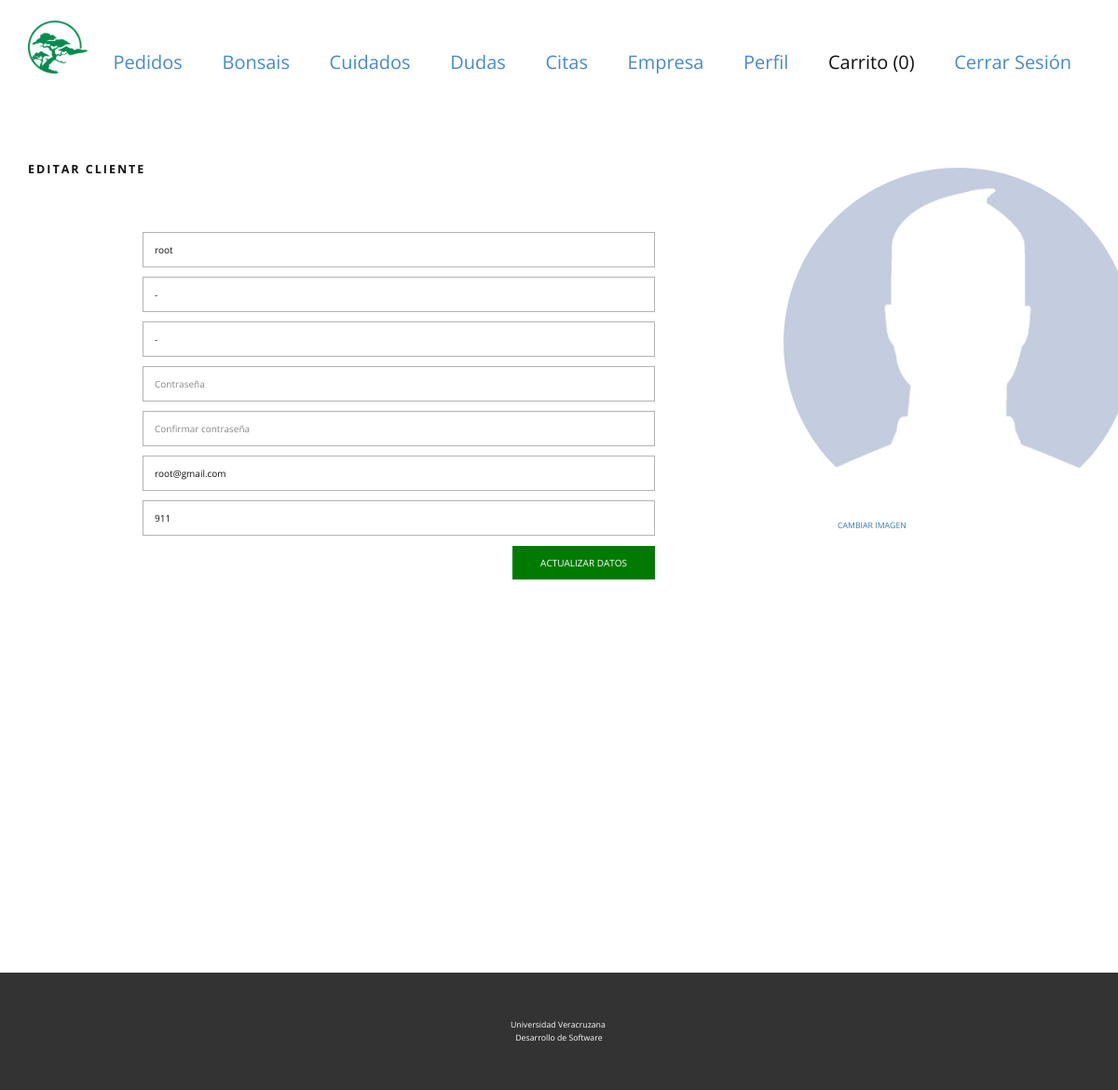
/app/vista/editarCliente.php?id_cliente=2 (signed in), run on the app's committed database.
### tables this page shows
CREATE TABLE `cliente` (
  `id_cliente` int(5) NOT NULL,
  `nombre` varchar(100) NOT NULL,
  `apellidoPaterno` varchar(100) NOT NULL,
  `apellidoMaterno` varchar(100) NOT NULL,
  `correo` varchar(100) NOT NULL,
  `contrasena` varchar(64) NOT NULL,
  `numTelefono` varchar(10) NOT NULL,
  `imagenPerfil` varchar(300) NOT NULL
);

### app/modelo/cliente.php (called while the page is built, shortened)
<?php
class Cliente {
    public static function buscarCliente($id_cliente) {
        $mysqli = new mysqli(DB_SERVER, DB_USERNAME, DB_PASSWORD, DB_DATABASE);
        $cliente = null;
        $sql = "SELECT * FROM cliente WHERE id_cliente=?";
        $stmt = $mysqli->prepare($sql);
        if($stmt) {
            $stmt->bind_param("i", $id_cliente);
            if($stmt->execute()) {
                $result = $stmt->get_result();
                if($result->num_rows == 1) {
                    $row = $result->fetch_array(MYSQLI_ASSOC);
                    $cliente = new Cliente();
                    $cliente->id_cliente=$row["id_cliente"];
                    $cliente->nombre=$row["nombre"];
                    $cliente->apellidoPaterno=$row["apellidoPaterno"];
                    $cliente->apellidoMaterno=$row["apellidoMaterno"];
                    $cliente->correo=$row["correo"];
                    $cliente->numTelefono=$row["numTelefono"];
                    $cliente->imagenPerfil=$row["imagenPerfil"];
                    $cliente->contrasena=$row["contrasena"];
                }
            }
        }
        return $cliente;
    }
}

### app/vista/editarCliente.php (the view, shortened to what this page needs)
<?php
if (isset($_GET['id_cliente']) && is_numeric($_GET['id_cliente'])) {
    require_once "../modelo/cliente.php";
    $cliente = Cliente::buscarCliente($_GET['id_cliente']);
} else {
    header("location: ../../index.php");
    exit();
}
?>
<!DOCTYPE html>
<html style="font-size: 16px;">
<head>
    <link rel="stylesheet" href="<?php echo URL_CSS?>registrarCliente.css" media="screen">
    <link rel="stylesheet" href="<?php echo URL_CSS?>nicepage.css" media="screen">
    <link rel="stylesheet" href="<?php echo URL_CSS?>Iniciar-Sesión.css" media="screen">
    <link rel="stylesheet" type="text/css" href="<?php echo URL_CSS?>style.css">
    <link rel="stylesheet" type="text/css" href="<?php echo URL_CSS?>bootstrap.css">
</head>
<body data-home-page="Iniciar-Sesión.html" data-home-page-title="Iniciar Sesión" class="u-body">
    <?php
    require_once URL_PLANTILLA."menuCliente.php";
    ?>
    <div>
        <section class="u-clearfix u-section-1" id="sec-0b39">
            <div class="u-clearfix u-sheet u-sheet-1">
                <h1 class="u-text u-text-default u-text-1">Editar Cliente</h1>
                <div class="u-form u-form-1">
                    <form enctype="multipart/form-data" action="<?php echo URL_CONTROLADORES?>editarCliente.php" method="post" class="u-clearfix u-form-spacing-10 u-form-vertical u-inner-form"
                        style="padding: 10px" source="custom" name="form">
                        <div class="u-form-group u-form-name">
                            <input value="<?php echo $cliente->nombre?>" type="text" placeholder="Nombre" id="nombre" name="nombre"
                                class="u-border-1 u-border-grey-30 u-input u-input-rectangle u-white" required="">
                        </div>
                        <div class="u-form-group u-form-name u-form-group-2">
                            <input value="<?php echo $cliente->apellidoPaterno?>" type="text" placeholder="Apellido Paterno" id="apellidoPeterno" name="apellidoPaterno"
                                class="u-border-1 u-border-grey-30 u-input u-input-rectangle u-white" required="">
                        </div>
                        <div class="u-form-group u-form-name u-form-group-3">
                            <input value="<?php echo $cliente->apellidoMaterno?>" type="text" placeholder="Apellido Materno" id="apellidoMaterno" name="apellidoMaterno"
                                class="u-border-1 u-border-grey-30 u-input u-input-rectangle u-white" required="">
                        </div>
                        <div class="u-form-group u-form-group-4">
                            <input type="password" placeholder="Contraseña" id="contrasena" name="contrasena"
                                class="u-border-1 u-border-grey-30 u-input u-input-rectangle u-white">
                        </div>
                        <div class="u-form-group u-form-group-5">
                            <input type="password" placeholder="Confirmar contraseña" id="confirmarContrasena"
                                name="confirmarContrasena" class="u-border-1 u-border-grey-30 u-input u-input-rectangle u-white">
                        </div>
                        <div class="u-form-email u-form-group">
                            <input value="<?php echo $cliente->correo?>" type="email" placeholder="Correo" id="correo" name="correo"
                                class="u-border-1 u-border-grey-30 u-input u-input-rectangle u-white" required="">
                        </div>
                        <div class="u-form-group u-form-group-7">
                            <input value="<?php echo $cliente->numTelefono?>" type="text" placeholder="Teléfono" id="telefono" name="telefono"
                                class="u-border-1 u-border-grey-30 u-input u-input-rectangle u-white" required="">
                        </div>
                        <div class="u-align-right u-form-group u-form-submit">
                            <a href="#" class="boton-verde u-btn u-btn-submit u-button-style u-btn-1">ACTUALIZAR DATOS<br>
                            </a>
                        </div>
                    </form>
                </div>
                <div alt="" class="u-image-registrar u-image-perfil u-image u-image-circle" style="background-image: url('/<?php echo $cliente->imagenPerfil?>');" data-image-width="1280" data-image-height="854">
                </div>
                <a class="select-bottom u-text u-text-registrar">CAMBIAR IMAGEN</a>
            </div>
        </section>
    </div>
    <footer class="u-align-center u-clearfix u-footer u-grey-80 u-footer" id="sec-712f">
        <div class="u-clearfix u-sheet u-sheet-1">
            <p class="u-small-text u-text u-text-variant u-text-1">Universidad Veracruzana&nbsp;<br>Desarrollo de
                Software
            </p>
        </div>
    </footer>
</body>
</html>

### publico/css/registrarCliente.css (style rules this page uses)
.select-bottom { cursor: pointer; text-align: center; }
.boton-verde { background-color: #007b00 !important; color: #fff !important; }
.u-section-1 .u-sheet-1 { min-height: 737px; }
.u-section-1 .u-text-1 { margin: 66px auto 0; }
.u-section-1 .u-form-1 { height: 313px; margin: 50px 457px 0 113px; }
.u-section-1 .u-form-group-2 { margin-left: 0; }
.u-section-1 .u-form-group-3 { margin-left: 0; }
.u-section-1 .u-form-group-4 { margin-left: 0; }
.u-section-1 .u-form-group-5 { margin-left: 0; }
.u-section-1 .u-form-group-7 { margin-left: 0; }
.u-section-1 .u-btn-1 { background-image: none; border-style: none; }
.u-section-1 .u-image-registrar { width: 375px; height: 375px; background-image: url("../imagenes/perfil.jpg"); background-position: 50% 50%; margin: -453px -46px 0 auto; }
.u-section-1 .u-text-registrar { font-size: 0.875rem; margin: -56px 0 60px 869px; }

### publico/css/Iniciar-Sesión.css (style rules this page uses)
.u-section-1 { background-image: none; min-height: 935px; }
.u-section-1 .u-text-1 { text-transform: uppercase; letter-spacing: 2px; margin-left: 0; margin-right: 0; margin-bottom: 0; font-size: 1.25rem; font-weight: 700; }

### publico/css/style.css (style rules this page uses)
body, html { font-family: 'Open Sans', sans-serif; text-rendering: optimizeLegibility !important; -webkit-font-smoothing: antialiased !important; color: rgb(119, 119, 119); width: 100% !important; height: 100% !important; }
a { color: rgb(255, 255, 255); }

### data on the page
cliente: nombre "root", apellidoPaterno "-", apellidoMaterno "-", correo "root@gmail.com", telefono "911", imagenPerfil (picture)
